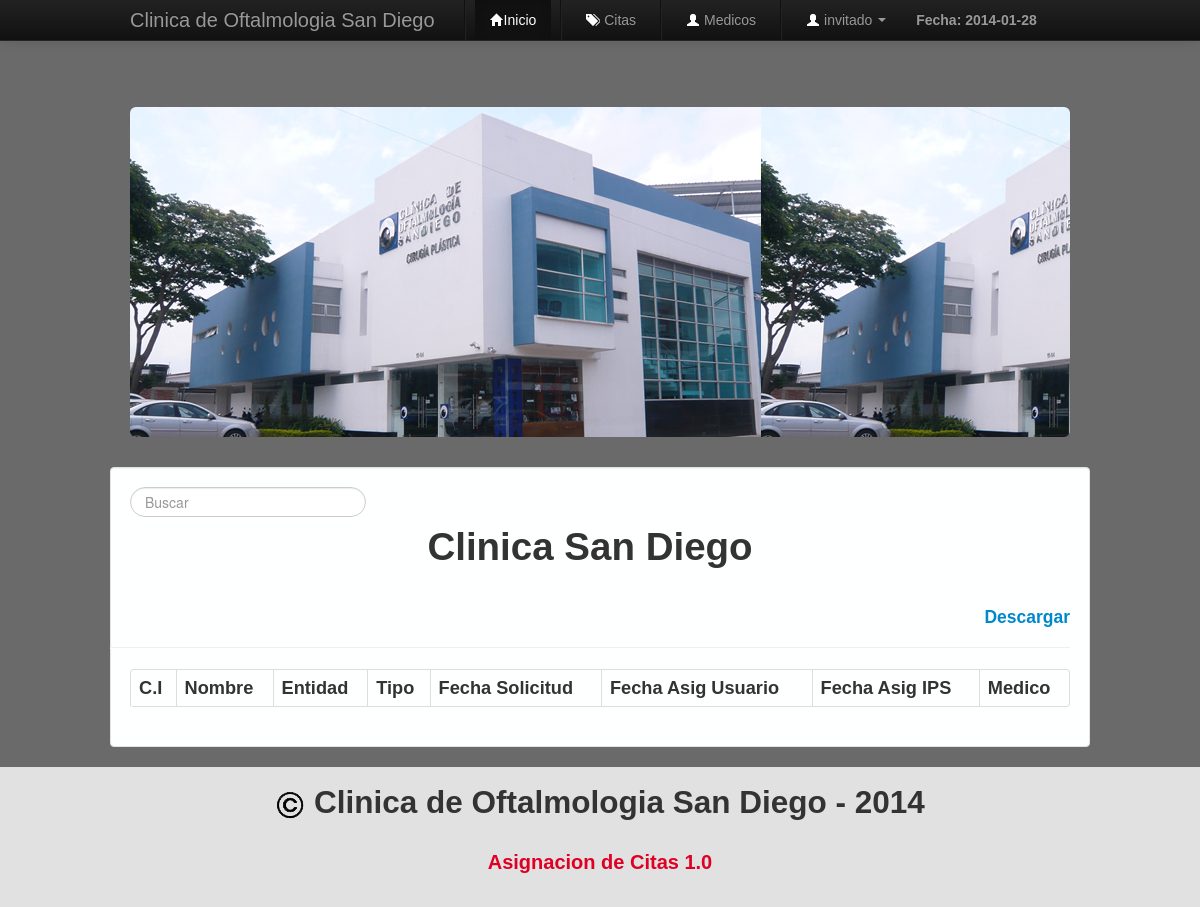
Before: /menu.php?pagina=2 (signed in) with the older database file.
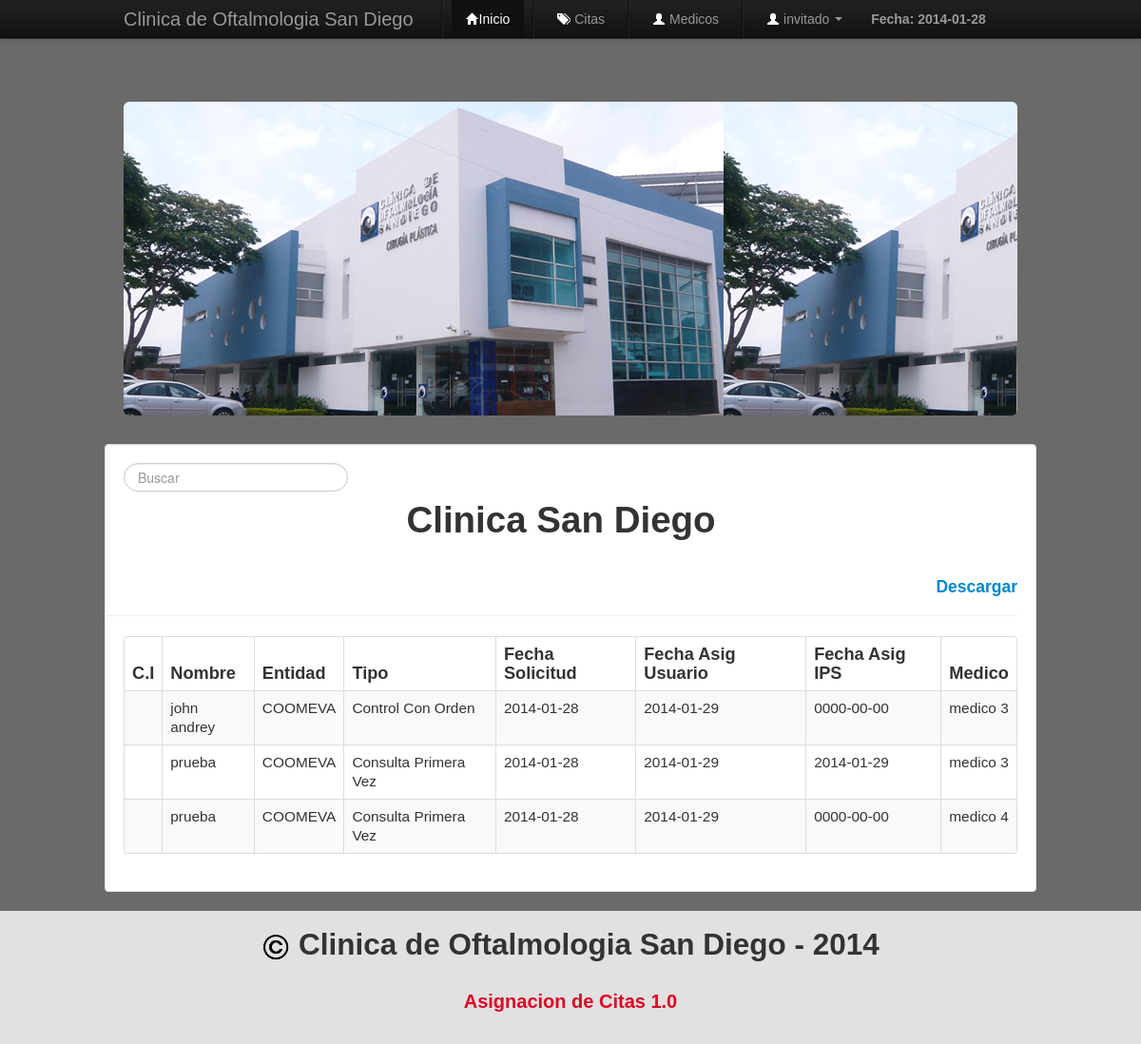
After: the same page with the newer database file.
### tables this page shows
CREATE TABLE IF NOT EXISTS `citas` (
  `id` int(11) NOT NULL AUTO_INCREMENT,
  `documento` varchar(20) NOT NULL,
  `numero` varchar(15) NOT NULL,
  `nombre` varchar(90) NOT NULL,
  `entidad` varchar(120) NOT NULL,
  `tipo` varchar(120) NOT NULL,
  `fechaSolicitud` date NOT NULL,
  `fechaAsignacionPaciente` date NOT NULL,
  `fechaAsignacionSistema` date NOT NULL,
  `observaciones` text NOT NULL,
  `doctor` int(11) NOT NULL,
  PRIMARY KEY (`id`),
  KEY `doctor` (`doctor`)
);

CREATE TABLE IF NOT EXISTS `medicos` (
  `idMedico` int(11) NOT NULL AUTO_INCREMENT,
  `nombreMedico` varchar(90) NOT NULL,
  PRIMARY KEY (`idMedico`)
);

### includes/funciones.php (the view, shortened to what this page needs)
<?php
  class funciones{
    public function verCitasInicio(){
        $cant_reg = 10;
        if(isset($_GET["pagina"])){
            $num_pag = $_GET["pagina"];
        }else{
            $num_pag = 1;
        }
        if(!$num_pag){
            $inicio = 0;
            $num_pag = 1;
        }else{
            $inicio = ($num_pag-1)*$cant_reg;
        }
        $resultado = mysql_query("SELECT * FROM citas,medicos WHERE citas.doctor=medicos.idMedico ORDER BY citas.id ASC LIMIT $inicio,$cant_reg");
        while($fila = mysql_fetch_array($resultado)){
            echo '<tr>
                    <td>'.$fila['cedula'].'</td>
                    <td>'.$fila['nombre'].'</td>
                    <td>'.$fila['entidad'].'</td>
                    <td>'.$fila['tipo'].'</td>
                    <td>'.$fila['fechaSolicitud'].'</td>
                    <td>'.$fila['fechaAsignacionPaciente'].'</td>
                    <td>'.$fila['fechaAsignacionSistema'].'</td>
                    <td>'.$fila['nombreMedico'].'</td>
                </tr>';
        }
    }
  }
?>

### menu.php (shortened to what this page needs)
<!DOCTYPE HTML>
<html lang="es">
<head>
	<link rel="stylesheet" type="text/css" href="css/bootstrap.css">
	<link rel="stylesheet" type="text/css" href="css/smoothness/jquery-ui.css">
	<link rel="stylesheet" type="text/css" href="css/estilos.css">
	<link rel="stylesheet" type="text/css" href="css/estilosMenu.css">
	<?php
	      if(isset($_SESSION['id_user'])){
	            $user = $_SESSION['nombre'];
	      }else{
	      	header('Location: index.php');
	      }
	?>
</head>
<body>
	<header>
		<div class="navbar navbar-fixed-top navbar-inverse">
			<div class="navbar-inner">
				<div class="container" >
					<a href="menu.php" class="brand">Clinica de Oftalmologia San Diego</a>
					<div class="nav-collapse collapse">
						<ul class="nav" >
							<li class="divider-vertical"></li>
							<li class="active"><a href="menu.php"><i class="icon-home icon-white"></i>Inicio</a></li>
							<li class="divider-vertical"></li>
							<li><a href="includes/citas.php"><i class="icon-tags icon-white"></i> Citas</a></li>
							<li class="divider-vertical"></li>
							<li><a href="includes/medicos.php"><i class="icon-user icon-white"></i> Medicos</a></li>
							<li class="divider-vertical"></li>
							<li class="dropdown">
								<a href="#" class="dropdown-toggle" data-toggle="dropdown">
									<i class="icon-user icon-white"></i> <?php echo $user; ?>
								    <span class="caret"></span>
								</a>
							</li>
							<?php
						        $fecha = date("Y-m-d");
						        echo '<li><a href="#" style="font-weight: bold;">Fecha: '.$fecha.'</a></li>';
					        ?>
						</ul>
					</div>
				</div>
			</div>
		</div>
	</header>
	<section>
		<div class="container">
			<div class="hero-unit">
				<br><br><br><br><br><br><br>
			</div>
		</div>
	</section>
   <div class="span2"> <div id="bloque"><aside class="well" id="bloque-contenedor" style="text-align: center; "><a href="#" id="IrInicio">Volver Arriba</a></aside></div></div>
	<article class="container well" id="fondo">
		<input type="text" name="buscar" id="buscar" class="search-query" placeholder="Buscar" autofocus>
		<div class="row">
			<h1>Clinica San Diego</h1><br>
			<h4 align="right" id="descargar"><a href="includes/pdf.php" title="Reporte de Citas">Descargar</a></h4>
			<hr>
			<div class="span12">
				<table id="clientes" class="table table-hover table-striped table-bordered">
					<thead>
						<tr>
							<th>C.I</th>
							<th>Nombre</th>
							<th>Entidad</th>
							<th>Tipo</th>
							<th>Fecha Solicitud</th>
							<th>Fecha Asig Usuario</th>
							<th>Fecha Asig IPS</th>
							<th>Medico</th>
						</tr>
					</thead>
					<tbody id="verCitasInicio">
						<?php
						   require_once('includes/funciones.php');
						   $objeto = new funciones();
						   $objeto->verCitasInicio();
						?>
					</tbody>
				</table>
		    	 	 <?php
		    	 	  require_once('includes/funciones.php');
			    	 ?>
			</div>
		</div>
	</article>
	<footer>
		<h2 id="pie"><img src="img/copyright.png">  Clinica de Oftalmologia San Diego - 2014</h2>
		<div> <br>
			<p id="pie">Asignacion de Citas 1.0</p>
		</div>
	</footer>
</body>
</html>

### css/estilos.css (style rules this page uses)
* { margin: 0; padding: 0; font-family: Arial; }
body { background: rgba(7,7,7,0.6); padding-top: 60px; padding-bottom: 40px; }
footer { padding-top: 5px; padding-bottom: 25px; background: rgba(255,255,255,0.8); bottom:0!important; margin-bottom: -50px; }
#pie { text-align: center; font-weight: bold; }

### css/estilosMenu.css (style rules this page uses)
h1 { text-align: center; }
th { font-size: 1.3em; }
td { font-size: 1.1em; }
p { color: #df0024; font-size: 20px; }
#fondo { background: #feffff; }

### menu.php (style rules this page uses)
#descargar { margin-left: 10%; }
.hero-unit { margin-top: 5%; text-align: center; background-image: url('img/foto1.jpg'); }

Changed rows visible on the page:
added citas: nombre "john andrey", entidad "COOMEVA", tipo "Control Con Orden", fechaSolicitud "2014-01-28", fechaAsignacionPaciente "2014-01-29", fechaAsignacionSistema "0000-00-00", doctor.nombreMedico "medico 3"
added citas: nombre "prueba", entidad "COOMEVA", tipo "Consulta Primera Vez", fechaSolicitud "2014-01-28", fechaAsignacionPaciente "2014-01-29", fechaAsignacionSistema "2014-01-29", doctor.nombreMedico "medico 3"
added citas: nombre "prueba", entidad "COOMEVA", tipo "Consulta Primera Vez", fechaSolicitud "2014-01-28", fechaAsignacionPaciente "2014-01-29", fechaAsignacionSistema "0000-00-00", doctor.nombreMedico "medico 4"
